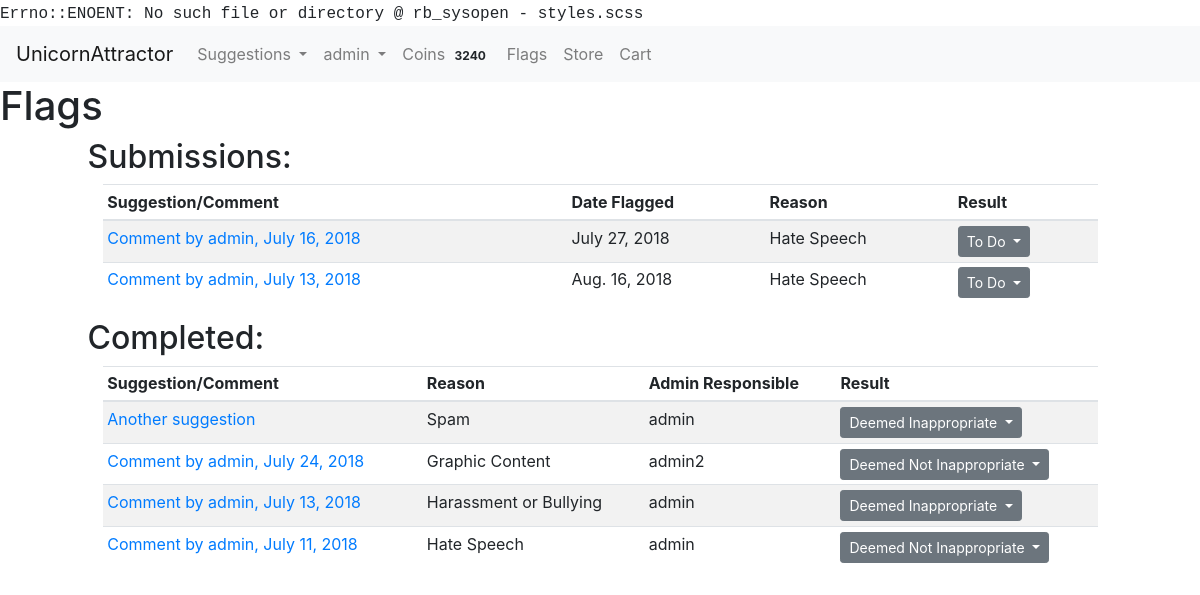
Before: /suggestions/flags (signed in) with the older database file.
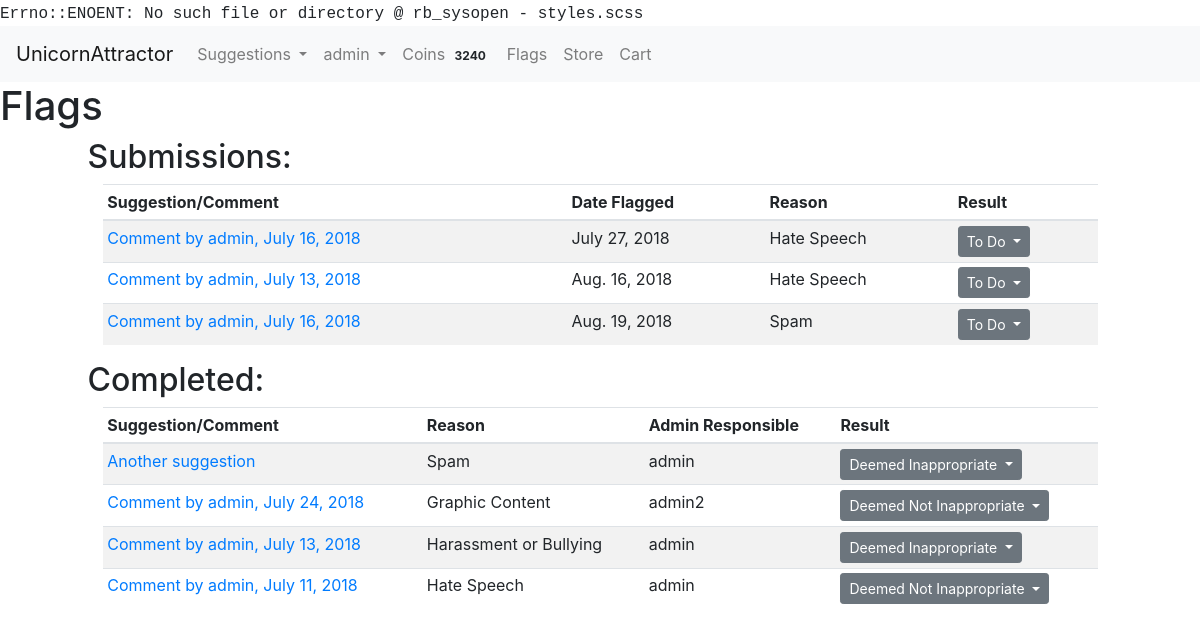
After: the same page with the newer database file.
### usersuggestions/models.py (models this page shows, shortened)
class Flag(models.Model):
    flagged_item_choices = ((1, "comment"), (2, 'suggestion'))
    reason_choices = ((0, "Spam"), (1, "Hate Speech"), (2, "Graphic Content"), (3, "Harassment or Bullying"))
    result_choices = ((True, 'Deemed Inappropriate'), (False, 'Deemed Not Inappropriate'), (None, "To Do"))
    flagged_item_type = models.PositiveSmallIntegerField(choices=flagged_item_choices, null=False)
    flagged_by = models.ForeignKey(User, null=False, on_delete=models.PROTECT)
    suggestion = models.ForeignKey(Suggestion, null=True, blank=True, on_delete=models.CASCADE)
    comment = models.ForeignKey(Comment, null=True, blank=True, on_delete=models.SET_NULL)
    reason = models.PositiveSmallIntegerField(choices=reason_choices)
    date_time_marked = models.DateTimeField(auto_now_add=True)
    responsible_admin = models.ForeignKey(User, related_name="admin_assigned", null=True, blank=True,
                                          on_delete=models.PROTECT)
    result = models.NullBooleanField(blank=True, null=True, choices=result_choices)

class Comment(models.Model):
    user = models.ForeignKey(User, null=False, on_delete=models.PROTECT)
    suggestion = models.ForeignKey(Suggestion, null=False, on_delete=models.CASCADE)
    admin_page_comment = models.BooleanField(blank=False, default=False)
    comment = RichTextUploadingField()
    date_time = models.DateTimeField(auto_now_add=True)

class Suggestion(models.Model):
    suggestion_choices = ((True, 'Feature'), (False, 'Bug Fix'))
    is_feature = models.BooleanField(blank=False, default=False, choices=suggestion_choices)
    user = models.ForeignKey(User, null=False, on_delete=models.PROTECT)
    title = models.CharField(max_length=200, blank=False)
    details = RichTextUploadingField()
    date_time = models.DateTimeField(auto_now_add=True)
    delay_submission = models.BooleanField(null=False, blank=True, default=False)

### accounts/models.py (models this page shows)
class User(AbstractUser):
    USERNAME_FIELD = "email"
    email = models.EmailField('email address', blank=False, unique=True)
    REQUIRED_FIELDS = []
    def __str__(self):
        return self.username

### usersuggestions/views.py (the view)
@login_required()
def render_flags_page(request):
    if not request.user.is_staff:
        return redirect("issue_tracker")
    flags = Flag.objects.all()
    return render(request, "view_flags.html", {"flags": flags})

### market/cart.py (called while the page is built)
    def __len__(self):
        return sum(item['quantity'] for item in self.cart.values())

### market/coins.py (called while the page is built)
def return_user_coins(user):
    UserCoins.objects.get_or_create(user=user)
    user_row = UserCoins.objects.get(user=user)
    return user_row.coins

### market/contexts.py (called while the page is built)
def cart(request):
    return {'cart': Cart(request)}

def usercoins(request):
    if request.user.is_authenticated:
        user = request.user
        coins_amount = return_user_coins(user)
        return {"usercoins": coins_amount}
    else:
        return {"usercoins": None}

def coins_are_enabled(request):
    return {"coins_are_enabled": settings.COINS_ENABLED}

### usersuggestions/templates/view_flags.html (shortened to what this page needs)
{% extends 'base.html' %} {% block title %}Flags{% endblock %} {% block content %}
<main id="flags">
    <h1 id="page-header">Flags</h1>
    <div class="row">
        <div class="offset-md-1">
            <h2 class="section-header">Submissions:</h2>
        </div>
    </div>
    <div class="row">
        <div class="col-xs-12 table-col col-md-10 offset-md-1">
            <table class="table table-sm table-striped">
                <thead>
                    <tr>
                        <th scope="col">Suggestion/Comment</th>
                        <th scope="col">Date Flagged</th>
                        <th scope="col">Reason</th>
                        <th scope="col">Result</th>
                    </tr>
                </thead>
                <tbody>
                    {% for flag in flags %} {% if flag.result == None %}
                    <tr>
                        <td>
                            {% if flag.flagged_item_type == 1 %}
                            <a href="{% url 'view_suggestion' flag.comment.suggestion.id %}#{{ flag.comment.id }}" target="_blank">Comment by {{ flag.comment.user }}, {{ flag.comment.date_time.date }}</a> {% else %}
                            <a href="{% url 'view_suggestion' flag.suggestion.id %}" target="_blank">{{ flag.suggestion.title }}</a> {% endif %}
                        </td>
                        <td>{{ flag.date_time_marked.date }}</td>
                        <td>{{ flag.get_reason_display }}</td>
                        <td>
                            <button id="flagResultButtonGroup" type="button" class="btn btn-sm btn-secondary dropdown-toggle" data-toggle="dropdown" aria-haspopup="true" aria-expanded="false">
     To Do
    </button>
                        </td>
                    </tr>
                    {% endif %} {% endfor %}
                </tbody>
            </table>
        </div>
    </div>
    <div class="row">
        <div class="offset-md-1">
            <h2 class="section-header">Completed:</h2>
        </div>
    </div>
    <div class="row">
        <div class="col-xs-12 table-col col-md-10 offset-md-1">
            <table class="table table-sm table-striped">
                <thead>
                    <tr>
                        <th scope="col">Suggestion/Comment</th>
                        <th scope="col">Reason</th>
                        <th scope="col">Admin Responsible</th>
                        <th scope="col">Result</th>
                    </tr>
                </thead>
                <tbody>
                    {% for flag in flags %} {% if flag.result is not None %}
                    <tr>
                        <td>
                            {% if flag.flagged_item_type == 1 %}
                            <a href="{% url 'view_suggestion' flag.comment.suggestion.id %}#{{ flag.comment.id }}" target="_blank">Comment by {{ flag.comment.user }}, {{ flag.comment.date_time.date }}</a> {% else %}
                            <a href="{% url 'view_suggestion' flag.suggestion.id %}" target="_blank">{{ flag.suggestion.title }}</a> {% endif %}
                        </td>
                        <td>{{ flag.get_reason_display }}</td>
                        <td>{{ flag.responsible_admin }}</td>
                        <td>
                            <button id="flagResultButtonGroup" type="button" class="btn btn-sm btn-secondary dropdown-toggle" data-toggle="dropdown" aria-haspopup="true" aria-expanded="false">
     {{ flag.get_result_display }}
    </button>
                        </td>
                    </tr>
                    {% endif %} {% endfor %}
                </tbody>
            </table>
        </div>
    </div>
</main>
{% endblock %}

Changed rows visible on the page:
added Flag: comment.user "admin", comment.date_time "July 16, 2018", date_time_marked "Aug. 19, 2018", reason "Spam", shown under "Submissions:"
